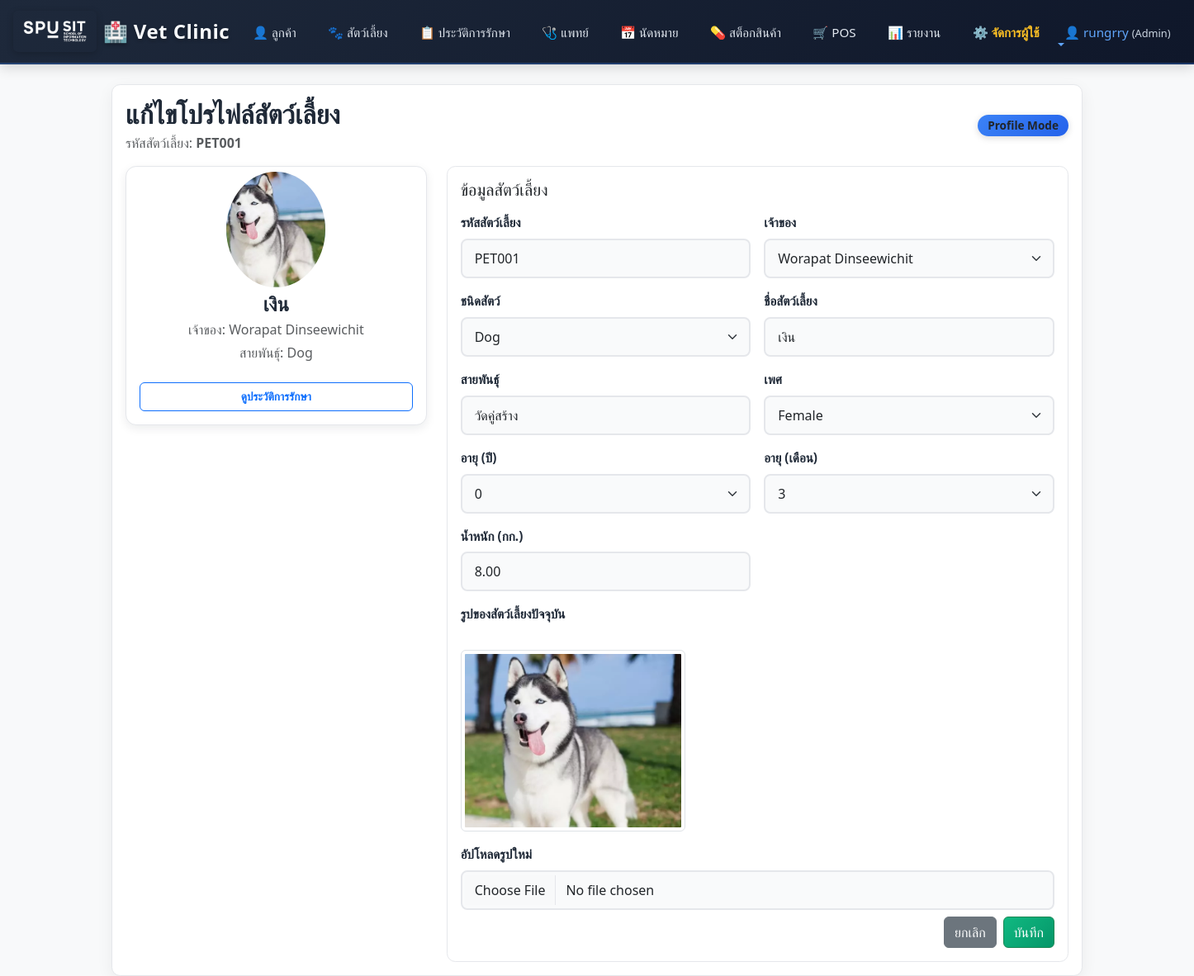
/pets/edit/PET001/ (signed in), run on the app's committed database.
### myapp/models.py (models this page shows)
class Pets(models.Model):
    pet_id = models.CharField(primary_key=True, max_length=6)
    owner = models.ForeignKey(Owners, models.DO_NOTHING)
    species = models.ForeignKey('Species', models.DO_NOTHING)
    pet_name = models.CharField(max_length=50)
    breed = models.CharField(max_length=50, blank=True, null=True)
    gender = models.CharField(max_length=10, blank=True, null=True)
    birth_date = models.DateField(blank=True, null=True)
    weight = models.DecimalField(max_digits=6, decimal_places=2, blank=True, null=True)
    class Meta:
        managed = True
        db_table = 'Pets'

class Owners(models.Model):
    owner_id = models.CharField(primary_key=True, max_length=6)
    first_name = models.CharField(max_length=50)
    last_name = models.CharField(max_length=50)
    phone = models.CharField(max_length=20, blank=False, null=False)
    email = models.CharField(max_length=100, blank=True, null=True)
    address = models.CharField(max_length=255, blank=True, null=True)
    class Meta:
        managed = True
        db_table = 'Owners'

class Species(models.Model):
    species_id = models.CharField(primary_key=True, max_length=6)
    species_name = models.CharField(max_length=50)
    description = models.CharField(max_length=255, blank=True, null=True)
    class Meta:
        managed = True
        db_table = 'Species'

### myapp/views.py (the view, shortened to what this page needs)
# urls.py: path('pets/edit/<str:id>/', views.edit_pet, name='edit_pet'),
@login_required
def edit_pet(request, id):
    pet = get_object_or_404(Pets, pk=id)
    owners = Owners.objects.all()
    species = Species.objects.all()
    years = list(range(0, 25))
    months = list(range(0, 12))
    age_year = 0
    age_month = 0
    if pet.birth_date:
        diff = relativedelta(date.today(), pet.birth_date)
        age_year = diff.years
        age_month = diff.months
    return render(request, 'edit_pet.html', {
        'pet': pet,
        'owners': owners,
        'species': species,
        'years': years,
        'months': months,
        'age_year': age_year,
        'age_month': age_month,
        'image_url': get_pet_image_url(pet.pet_id)
    })

### myapp/context_processors.py (called while the page is built, shortened)
def user_role(request):
    role = None
    if request.user.is_authenticated:
        if request.user.is_superuser:
            role = 'admin'
    return {'user_role': role}

### myapp/views.py (called while the page is built)
def get_pet_image_url(pet_id):
    image_dir = os.path.join(settings.MEDIA_ROOT, 'pet_images')
    if not os.path.exists(image_dir):
        return None
    for ext in ['.jpg', '.jpeg', '.png', '.gif']:
        candidate = os.path.join(image_dir, f"{pet_id}{ext}")
        if os.path.exists(candidate):
            return settings.MEDIA_URL + f"pet_images/{pet_id}{ext}"
    return None

### myapp/templates/edit_pet.html (shortened to what this page needs)
{% extends 'base.html' %}
{% block content %}
<div class="card main-card p-3 mt-3">
    <div class="d-flex justify-content-between align-items-center mb-3">
        <div>
            <h2 class="mb-1">แก้ไขโปรไฟล์สัตว์เลี้ยง</h2>
            <p class="text-muted mb-0">รหัสสัตว์เลี้ยง: <strong>{{ pet.pet_id }}</strong></p>
        </div>
        <span class="badge bg-info text-dark">Profile Mode</span>
    </div>
    <div class="row gy-3">
        <div class="col-lg-4">
            <div class="card profile-card p-3 text-center">
                <div class="profile-avatar mb-3">
                    <img id="pet-avatar-preview" src="{{ image_url|default:'https://via.placeholder.com/140x140?text=Avatar' }}" alt="Preview" class="img-fluid rounded-circle" style="width:140px;height:140px;object-fit:cover;">
                </div>
                <h4 class="mb-1">{{ pet.pet_name }}</h4>
                <p class="text-muted mb-1">เจ้าของ: {{ pet.owner.first_name }} {{ pet.owner.last_name }}</p>
                <p class="text-muted">สายพันธุ์: {{ pet.species.species_name }}</p>
                <div class="d-grid gap-2 mt-2">
                    <a class="btn btn-outline-primary btn-sm" href="/medical_records/?pet={{ pet.pet_id }}">ดูประวัติการรักษา</a>
                </div>
            </div>
        </div>
        <div class="col-lg-8">
            <div class="card p-3">
                <h5 class="mb-3">ข้อมูลสัตว์เลี้ยง</h5>
                <form method="POST" enctype="multipart/form-data" class="row g-3">
                    <div class="col-md-6">
                        <label class="form-label">รหัสสัตว์เลี้ยง</label>
                        <input type="text" class="form-control" value="{{ pet.pet_id }}" readonly>
                    </div>
                    <div class="col-md-6">
                        <label class="form-label">เจ้าของ</label>
                        <select name="owner" class="form-select" required>
                            {% for owner in owners %}
                            <option value="{{ owner.owner_id }}" {% if pet.owner.owner_id == owner.owner_id %}selected{% endif %}>{{ owner.first_name }} {{ owner.last_name }}</option>
                            {% endfor %}
                        </select>
                    </div>
                    <div class="col-md-6">
                        <label class="form-label">ชนิดสัตว์</label>
                        <select id="species-select" name="species" class="form-select" required>
                            {% for s in species %}
                            <option value="{{ s.species_id }}" {% if pet.species.species_id == s.species_id %}selected{% endif %}>{{ s.species_name }}</option>
                            {% endfor %}
                        </select>
                    </div>
                    <div class="col-md-6">
                        <label class="form-label">ชื่อสัตว์เลี้ยง</label>
                        <input type="text" name="pet_name" class="form-control" value="{{ pet.pet_name }}" required>
                    </div>
                    <div class="col-md-6">
                        <label class="form-label">สายพันธุ์</label>
                        <input type="text" name="breed" class="form-control" value="{{ pet.breed }}">
                    </div>
                    <div class="col-md-6">
                        <label class="form-label">เพศ</label>
                        <select name="gender" class="form-select">
                            <option value="F" {% if pet.gender == "F" %}selected{% endif %}>Female</option>
                        </select>
                    </div>
                    <div class="col-md-6">
                        <label class="form-label">อายุ (ปี)</label>
                        <select name="age_year" class="form-select">
                            {% for y in years %}
                            <option value="{{ y }}" {% if y == age_year %}selected{% endif %}>{{ y }}</option>
                            {% endfor %}
                        </select>
                    </div>
                    <div class="col-md-6">
                        <label class="form-label">อายุ (เดือน)</label>
                        <select name="age_month" class="form-select">
                            {% for m in months %}
                            <option value="{{ m }}" {% if m == age_month %}selected{% endif %}>{{ m }}</option>
                            {% endfor %}
                        </select>
                    </div>
                    <div class="col-md-6">
                        <label class="form-label">น้ำหนัก (กก.)</label>
                        <input type="number" step="0.1" name="weight" class="form-control" value="{{ pet.weight }}" max="999.99">
                    </div>
                    {% if image_url %}
                    <div class="col-md-12">
                        <label class="form-label">รูปของสัตว์เลี้ยงปัจจุบัน</label><br>
                        <img src="{{ image_url }}" class="img-thumbnail" style="max-height:220px;">
                    </div>
                    {% endif %}
                    <div class="col-md-12">
                        <label class="form-label">อัปโหลดรูปใหม่</label>
                        <input id="pet-image-input" type="file" name="pet_image" accept="image/*" class="form-control">
                    </div>
                    <div class="col-12 d-flex justify-content-end gap-2 mt-2">
                        <a href="/pets/" class="btn btn-secondary">ยกเลิก</a>
                        <button class="btn btn-success">บันทึก</button>
                    </div>
                </form>
            </div>
        </div>
    </div>
</div>
{% endblock %}

### myapp/templates/base.html (shortened to what this page needs)
<!DOCTYPE html>
<html>
<head>
    {% load static %}
    <link href="https://cdn.jsdelivr.net/npm/bootstrap@5.3.2/dist/css/bootstrap.min.css" rel="stylesheet">
    <link rel="stylesheet" href="{% static 'css/style.css' %}">
</head>
<body class="bg-light">
<nav class="navbar navbar-expand-lg navbar-dark" style="background: linear-gradient(135deg, #1e293b 0%, #0f172a 100%); border-bottom: 2px solid rgba(59, 130, 246, 0.3); box-shadow: 0 4px 15px rgba(0, 0, 0, 0.15);">
<div class="container">
<a class="navbar-brand" href="/">
    <img src="/media/Logo%20SPU%20SIT_White.png" alt="True Friend Vet Clinic Logo">
    <span>🏥 Vet Clinic</span>
</a>
<div class="collapse navbar-collapse" id="mainNav">
<ul class="navbar-nav me-auto mb-2 mb-lg-0">
<li class="nav-item"><a class="nav-link" href="/owners">👤 ลูกค้า</a></li>
<li class="nav-item"><a class="nav-link" href="/pets">🐾 สัตว์เลี้ยง</a></li>
<li class="nav-item"><a class="nav-link" href="/medical_records">📋 ประวัติการรักษา</a></li>
<li class="nav-item"><a class="nav-link" href="/vets">🩺 แพทย์</a></li>
<li class="nav-item"><a class="nav-link" href="/appointments">📅 นัดหมาย</a></li>
<li class="nav-item"><a class="nav-link" href="/medicines">💊 สต็อกสินค้า</a></li>
<li class="nav-item"><a class="nav-link" href="/pos">🛒 POS</a></li>
<li class="nav-item"><a class="nav-link" href="/reports">📊 รายงาน</a></li>
{% if user.is_superuser or user.is_staff %}
<li class="nav-item"><a class="nav-link" href="{% url 'user_list' %}" style="color: #fbbf24 !important; font-weight: bold;">⚙️ จัดการผู้ใช้</a></li>
{% endif %}
</ul>
<ul class="navbar-nav ms-auto">
<li class="nav-item dropdown">
<a class="nav-link dropdown-toggle" href="#" id="userDropdown" role="button" data-bs-toggle="dropdown" aria-expanded="false" style="color: #60a5fa !important;">
👤 {{ user.username }}
{% if user_role %}
  <span style="font-size:0.8rem; color: #cbd5e1;">({{ user_role|title }})</span>
{% endif %}
</a>
</li>
</ul>
</div>
</div>
</nav>
<div class="container mt-4">
{% block content %}
{% endblock %}
</div>
</body>
</html>

### myapp/static/css/style.css (style rules this page uses)
body { background: #f5f7fb; color: #1f2937; }
.card, .table { border-radius: 0.65rem; }
.main-card { background: #ffffff; border: 1px solid #e9ecef; box-shadow: 0 6px 20px rgba(0,0,0,0.06); }
.form-label { font-weight: 600; }
.navbar-nav .nav-link { color: #e2e8f0 !important; margin-right: 0.4rem; }
.navbar-brand { color: #f8fafc !important; font-weight: 700; letter-spacing: 0.4px; }
.profile-card { border: 1px solid #e2e8f0; background: #ffffff; border-radius: 0.8rem; box-shadow: 0 4px 12px rgba(15, 23, 42, 0.08); }
.profile-avatar { width: 120px; height: 120px; margin: 0 auto; border-radius: 50%; background: linear-gradient(135deg, #3b82f6, #60a5fa); display: flex; justify-content: center; align-items: center; color: #fff; font-size: 2.2rem; }
body { animation: fadeInBody 0.5s ease-in-out; }
.btn { transition: all 0.3s cubic-bezier(0.34, 1.56, 0.64, 1); position: relative; overflow: hidden; }
.btn::before { content: ''; position: absolute; top: 50%; left: 50%; width: 0; height: 0; border-radius: 50%; background: rgba(255, 255, 255, 0.3); transform: translate(-50%, -50%); transition: width 0.6s, height 0.6s; pointer-events: none; }
.btn-success { background: linear-gradient(135deg, #10b981, #059669) !important; }
.form-control, .form-select { transition: all 0.3s ease; border: 2px solid #e5e7eb; background-color: #fafbfc; }
.form-control::placeholder { color: #9ca3af; font-weight: 500; }
a { transition: all 0.2s ease; }
.card { transition: all 0.3s cubic-bezier(0.34, 1.56, 0.64, 1); border: 1px solid #e5e7eb; }
.badge { transition: all 0.3s ease; padding: 0.5rem 0.75rem; font-weight: 600; box-shadow: 0 2px 8px rgba(0, 0, 0, 0.1); }
.navbar { background: linear-gradient(135deg, #1e293b, #0f172a) !important; box-shadow: 0 4px 15px rgba(0, 0, 0, 0.1); animation: slideInNavbar 0.5s ease-out; }
.navbar-nav .nav-link { transition: all 0.3s ease !important; position: relative; padding-bottom: 5px !important; }
.navbar-nav .nav-link::after { content: ''; position: absolute; bottom: 0; left: 0; width: 0; height: 2px; background: linear-gradient(90deg, #3b82f6, #60a5fa); transition: width 0.3s ease; }
h2, h3, h4 { color: #1f2937; font-weight: 700; margin-bottom: 15px; }
.badge { padding: 6px 12px; font-weight: 600; border-radius: 50px; font-size: 0.85rem; box-shadow: 0 2px 8px rgba(0, 0, 0, 0.15); }
.badge.bg-info { background: linear-gradient(135deg, #3b82f6, #2563eb) !important; }
.btn-sm { padding: 6px 12px; font-size: 0.85rem; border-radius: 6px; font-weight: 600; transition: all 0.2s ease; }
.mb-3 { margin-bottom: 20px; }
.form-label { display: block; margin-bottom: 8px; font-weight: 600; color: #1f2937; font-size: 0.95rem; }
.form-control, .form-select { border: 2px solid #e5e7eb; border-radius: 8px; padding: 10px 15px; font-size: 1rem; transition: all 0.3s ease; background-color: #f9fafb; }
.form-control::placeholder { color: #9ca3af; }

### myapp/templates/base.html (style rules this page uses)
.navbar-brand { display: inline-flex; align-items: center; gap: 0.5rem; font-size: 1.5rem; font-weight: 700; letter-spacing: 0.5px; text-shadow: 0 2px 4px rgba(0, 0, 0, 0.3); animation: glow 2s ease-in-out infinite; }
.navbar-brand img { max-height: 50px; width: auto; border-radius: 0.35rem; box-shadow: 0 2px 8px rgba(0, 0, 0, 0.2); }
.container { max-width: 1200px; }
.navbar .container { max-width: 100%; width: 100%; padding-left: 1rem; padding-right: 1rem; }
.navbar-nav { gap: 0.5rem; }
.nav-link { white-space: nowrap; font-size: 0.95rem; padding: 0.5rem 0.75rem !important; }

### data on the page
Pets: pet_id "PET001", pet_name "เงิน", owner.first_name "Worapat", owner.last_name "Dinseewichit", species.species_name "Dog", owner "Worapat Dinseewichit", species "Dog", breed "วัดคู่สร้าง", gender "Female", weight "8.00"

### other printed values
{{ user.username }} "rungrry"
{{ user_role|title }} "Admin"
form field age_year "0"
form field age_month "3"
